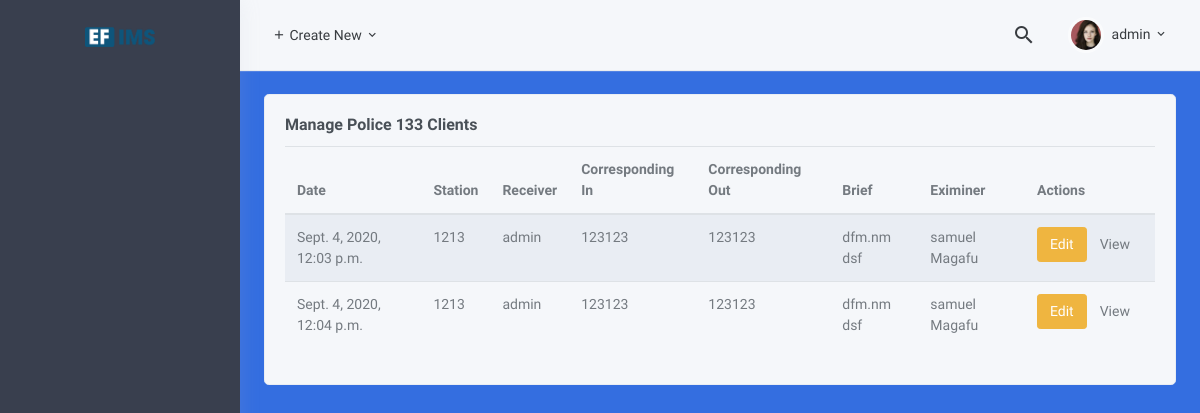
The app's page /dna/police113/ (signed in) with its own data.
### dna/models.py (models this page shows, shortened)
class PoliceForm113(models.Model):
    date = models.DateTimeField(verbose_name="date",auto_now_add=True)
    Station = models.CharField(verbose_name="Station", max_length=160,null=False,blank=False)
    receicer = models.ForeignKey('auth.User',on_delete=models.CASCADE,related_name="checked_by",verbose_name="Checkd and Received by")
    correspondin = models.CharField(verbose_name="Correspondence in", max_length=100,null=False,blank=False)
    correspondout = models.CharField(verbose_name="Correspondence Out", max_length=100,null=False,blank=False)
    articles = models.TextField(verbose_name="Articles Received")
    articlesrtn = models.TextField(verbose_name="Articles Returned")
    brief = models.TextField(verbose_name="Brief Particulars of Case")
    purpose = models.TextField(verbose_name="Purpose Of Examination")
    eximiner = models.ForeignKey(Client,on_delete=models.CASCADE,related_name="eximiner",verbose_name="Eximined by")
    class Meta:
        verbose_name = 'Police Form 113'
        verbose_name_plural = 'Police Form113'
    def get_absolute_url(self):
        from django.urls import reverse
        return reverse('dna:police-detail', kwargs={'pk': self.pk})

### pages/models.py (models this page shows, shortened)
class Client(models.Model):
    ir = models.CharField(help_text="Enter IR", max_length=160,null=False,blank=False, verbose_name="IR")
    casetype = models.CharField(help_text="Enter Case Type", max_length=160,null=False,blank=False,verbose_name="Case Type")
    status = models.CharField(help_text="Enter Exhibit Type or Status", max_length=160,null=False,blank=False,verbose_name="Exhibit Type or Status")
    region = models.CharField(help_text="Enter Region or region", max_length=160,null=False,blank=False,verbose_name="Region or District")
    client = models.CharField(help_text="Enter Clients Name", max_length=160,null=False,blank=False,verbose_name="Client Name")
    class Meta:
        verbose_name = 'Client'
        verbose_name_plural = 'Clients'
    def __str__(self):
        return self.client

### dna/views.py (the view)
# urls.py: path('police113/',views.Policeform113List.as_view(),name="police-list"),
class Policeform113List(LoginRequiredMixin,ListView):
    model = PoliceForm113
    context_object_name = "dna"
    template_name = "dna/police113-list.html"

### balistic/templatetags/ballistic_tags.py (called while the page is built)
@register.filter(name='has_group')
def has_group(user, group_name):
    group = Group.objects.get(name=group_name)
    return True if group in user.groups.all() else False

### template/dna/police113-list.html
{% extends 'ballistic/base.html' %}
{% load static %}
{% block content %}
<div id="layout-wrapper">
    {% include 'include/navbar.html' %}
    <div class="main-content">
        <div class="page-content">
            <div class="container-fluid">
                <div class="row">
                    <div class="col-xl-12">
                        <div class="card">
                            <div class="card-body">
                                <h4 class="card-title">
                                    Manage Police 133 Clients
                                </h4>
                                <table id="datatable-buttons" class="table table-striped dt-responsive nowrap">
                                    <thead>
                                        <tr>
                                            <th>Date</th>
                                            <th>Station</th>
                                            <th>Receiver</th>
                                            <th>Corresponding In</th>
                                            <th>Corresponding Out</th>
                                            <th>Brief</th>
                                            <th>Eximiner</th>
                                            <th>Actions</th>
                                        </tr>
                                    </thead>
                                    <tbody>
                                        {% for dna in dna %}
                                        <tr>
                                            <td>{{ dna.date }}</td>
                                            <td>{{ dna.Station }}</td>
                                            <td>{{ dna.receicer }}</td>
                                            <td>{{dna.correspondin}}</td>
                                            <td>{{dna.correspondout}}</td>
                                            <td>{{dna.brief}}</td>
                                            <td>{{dna.eximiner}}</td>
                                            <td>
                                                <div class="btn-group btn-group-sm" role="group" aria-label="Small button group">
                                                    <a href="{% url 'dna:police-update' dna.pk %}"><button type="button" class="btn btn-warning waves-effect waves-light">Edit</button></a>
                                                    <a href="{{ dna.get_absolute_url }}"><button type="button" class="btn btn-sucess waves-effect waves-light">View</button></a>
                                                </div>
                                            </td>
                                        </tr>
                                        {% endfor %}
                                    </tbody>
                                </table>
                            </div>
                        </div>
                    </div>
                </div>
            </div>
        </div>
    </div>
</div>
{% endblock content %}

### template/include/navbar.html (shortened to what this page needs)
{% load static %}
{% load ballistic_tags %}
<header id="page-topbar">
    <div class="navbar-header">
        <div class="d-flex align-items-left">
            <div class="dropdown d-none d-sm-inline-block">
                <button type="button" class="btn header-item waves-effect" id="page-header-user-dropdown" data-toggle="dropdown" aria-haspopup="true" aria-expanded="false">
                    <i class="mdi mdi-plus"></i> Create New
                    <i class="mdi mdi-chevron-down d-none d-sm-inline-block"></i>
                </button>
            </div>
        </div>
        <div class="d-flex align-items-right">
            <div class="dropdown d-none d-sm-inline-block ml-2">
                <button type="button" class="btn header-item noti-icon waves-effect" id="page-header-search-dropdown" data-toggle="dropdown" aria-haspopup="true" aria-expanded="false">
                    <i class="mdi mdi-magnify"></i>
                </button>
            </div>
            <div class="dropdown d-inline-block ml-2">
                <button type="button" class="btn header-item waves-effect" id="page-header-user-dropdown" data-toggle="dropdown" aria-haspopup="true" aria-expanded="false">
                    <img class="rounded-circle header-profile-user" src="{% static 'assets/images/users/avatar-3.jpg' %}" alt="Header Avatar">
                    <span class="d-none d-sm-inline-block ml-1">{{user.username}}</span>
                    <i class="mdi mdi-chevron-down d-none d-sm-inline-block"></i>
                </button>
            </div>
        </div>
    </div>
</header>
<div class="vertical-menu mm-active">
    <div data-simplebar="init" class="h-100 mm-show"><div class="simplebar-wrapper" style="margin: 0px;"><div class="simplebar-height-auto-observer-wrapper"><div class="simplebar-height-auto-observer"></div></div><div class="simplebar-mask"><div class="simplebar-offset" style="right: -15px; bottom: 0px;"><div class="simplebar-content-wrapper" style="height: 100%; overflow: hidden scroll;"><div class="simplebar-content" style="padding: 0px;">
        <div class="navbar-brand-box">
            <a href="index.html" class="logo">
                <img src="{% static 'assets/images/logo-dark.png' %}">
            </a>
        </div>
        <div id="sidebar-menu" class="mm-active">
        </div>
    </div></div></div></div><div class="simplebar-placeholder" style="width: auto; height: 657px;"></div></div></div>
</div>

### records on screen
PoliceForm113: date "Sept. 4, 2020, 12:03 p.m.", Station "1213", receicer "admin", correspondin "123123", correspondout "123123", brief "dfm.nm dsf", eximiner "samuel Magafu"
PoliceForm113: date "Sept. 4, 2020, 12:04 p.m.", Station "1213", receicer "admin", correspondin "123123", correspondout "123123", brief "dfm.nm dsf", eximiner "samuel Magafu"

### other values on screen
{{ user.username }} "admin"
